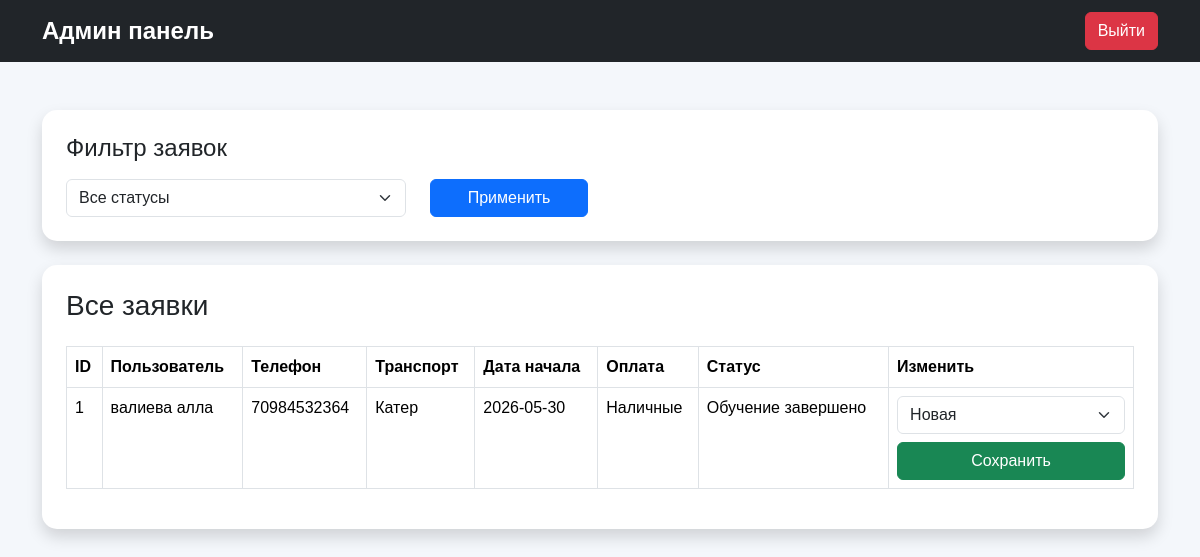
The page /admin.php (signed in) on the database its author committed.
### tables this page shows
CREATE TABLE `applications` (
  `id` int(11) NOT NULL,
  `user_id` int(11) NOT NULL,
  `transport_type_id` int(11) NOT NULL,
  `payment_method_id` int(11) NOT NULL,
  `status_id` int(11) NOT NULL,
  `start_date` date NOT NULL,
  `created_at` timestamp NOT NULL DEFAULT current_timestamp()
);

CREATE TABLE `users` (
  `id` int(11) NOT NULL,
  `fullname` varchar(255) NOT NULL,
  `birth_date` date NOT NULL,
  `phone` varchar(20) NOT NULL,
  `email` varchar(255) NOT NULL,
  `login` varchar(50) NOT NULL,
  `password` varchar(255) NOT NULL,
  `role` enum('user','admin') DEFAULT 'user'
);

CREATE TABLE `transport_types` (
  `id` int(11) NOT NULL,
  `title` varchar(100) NOT NULL,
  `description` text NOT NULL,
  `image` varchar(255) NOT NULL
);

CREATE TABLE `payment_methods` (
  `id` int(11) NOT NULL,
  `title` varchar(100) NOT NULL
);

CREATE TABLE `application_statuses` (
  `id` int(11) NOT NULL,
  `title` varchar(100) NOT NULL
);

### admin.php (the view, shortened to what this page needs)
<?php
require 'db.php';
$where = "";
$params = [];
$sql = "
SELECT
    applications.id,
    users.fullname,
    users.phone,
    transport_types.title AS transport,
    payment_methods.title AS payment,
    application_statuses.title AS status,
    applications.start_date,
    applications.created_at
FROM applications
JOIN users
ON applications.user_id = users.id
JOIN transport_types
ON applications.transport_type_id = transport_types.id
JOIN payment_methods
ON applications.payment_method_id = payment_methods.id
JOIN application_statuses
ON applications.status_id = application_statuses.id
$where
ORDER BY applications.id DESC
";
$stmt = $pdo->prepare($sql);
$stmt->execute($params);
$applications = $stmt->fetchAll();
$statuses = $pdo->query("
    SELECT *
    FROM application_statuses
")->fetchAll();
?>
<!DOCTYPE html>
<html lang="ru">
<head>
    <link href="lib/bootstrap.min.css" rel="stylesheet">
    <link rel="stylesheet" href="style.css">
</head>
<body>
<nav class="navbar navbar-expand-lg navbar-dark bg-dark">
    <div class="container">
        <a class="navbar-brand"
           href="index.php">
            Админ панель
        </a>
        <div>
            <a href="logout.php"
               class="btn btn-danger">
                Выйти
            </a>
        </div>
    </div>
</nav>
<div class="container mt-5">
    <div class="card shadow p-4 mb-4">
        <h4 class="mb-3">
            Фильтр заявок
        </h4>
        <form method="GET">
            <div class="row">
                <div class="col-md-4">
                    <select name="status"
                            class="form-select">
                        <option value="">
                            Все статусы
                        </option>
                    </select>
                </div>
                <div class="col-md-2">
                    <button class="btn btn-primary w-100">
                        Применить
                    </button>
                </div>
            </div>
        </form>
    </div>
    <div class="card shadow p-4">
        <h3 class="mb-4">
            Все заявки
        </h3>
        <div class="table-responsive">
            <table class="table table-bordered table-hover">
                <tr>
                    <th>ID</th>
                    <th>Пользователь</th>
                    <th>Телефон</th>
                    <th>Транспорт</th>
                    <th>Дата начала</th>
                    <th>Оплата</th>
                    <th>Статус</th>
                    <th>Изменить</th>
                </tr>
                <?php foreach($applications as $app): ?>
                    <tr>
                        <td>
                            <?= $app['id'] ?>
                        </td>
                        <td>
                            <?= $app['fullname'] ?>
                        </td>
                        <td>
                            <?= $app['phone'] ?>
                        </td>
                        <td>
                            <?= $app['transport'] ?>
                        </td>
                        <td>
                            <?= $app['start_date'] ?>
                        </td>
                        <td>
                            <?= $app['payment'] ?>
                        </td>
                        <td>
                            <?= $app['status'] ?>
                        </td>
                        <td>
                            <form method="POST">
                                <select name="status_id"
                                        class="form-select mb-2">
                                    <?php foreach($statuses as $status): ?>
                                        <option
                                            value="<?= $status['id'] ?>">
                                            <?= $status['title'] ?>
                                        </option>
                                    <?php endforeach; ?>
                                </select>
                                <button class="btn btn-success w-100">
                                    Сохранить
                                </button>
                            </form>
                        </td>
                    </tr>
                <?php endforeach; ?>
            </table>
        </div>
    </div>
</div>
</body>
</html>

### style.css (style rules this page uses)
body { background:#f4f7fb; font-family:Arial, sans-serif; }
.navbar-brand { font-weight:bold; font-size:24px; }
.card { border:none; transition:0.3s; border-radius:15px; overflow:hidden; }
.btn { transition:0.3s; }

### rows shown on the page
applications: id "1", user.fullname "валиева алла", user.phone "70984532364", transport_type.title "Катер", start_date "2026-05-30", payment_method.title "Наличные", status.title "Обучение завершено"

### other values the page prints
form field status_id "Новая"
